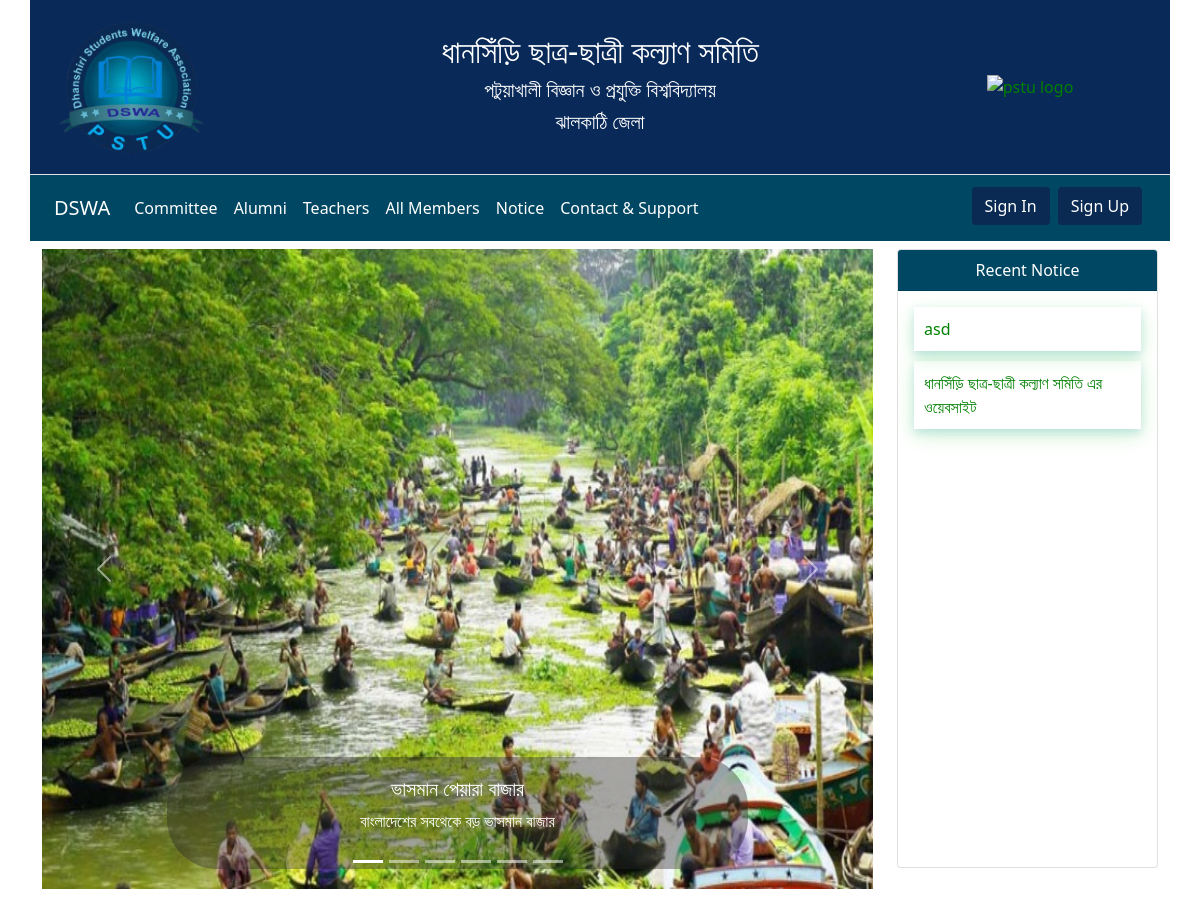
The app's page / (upper part), older data.
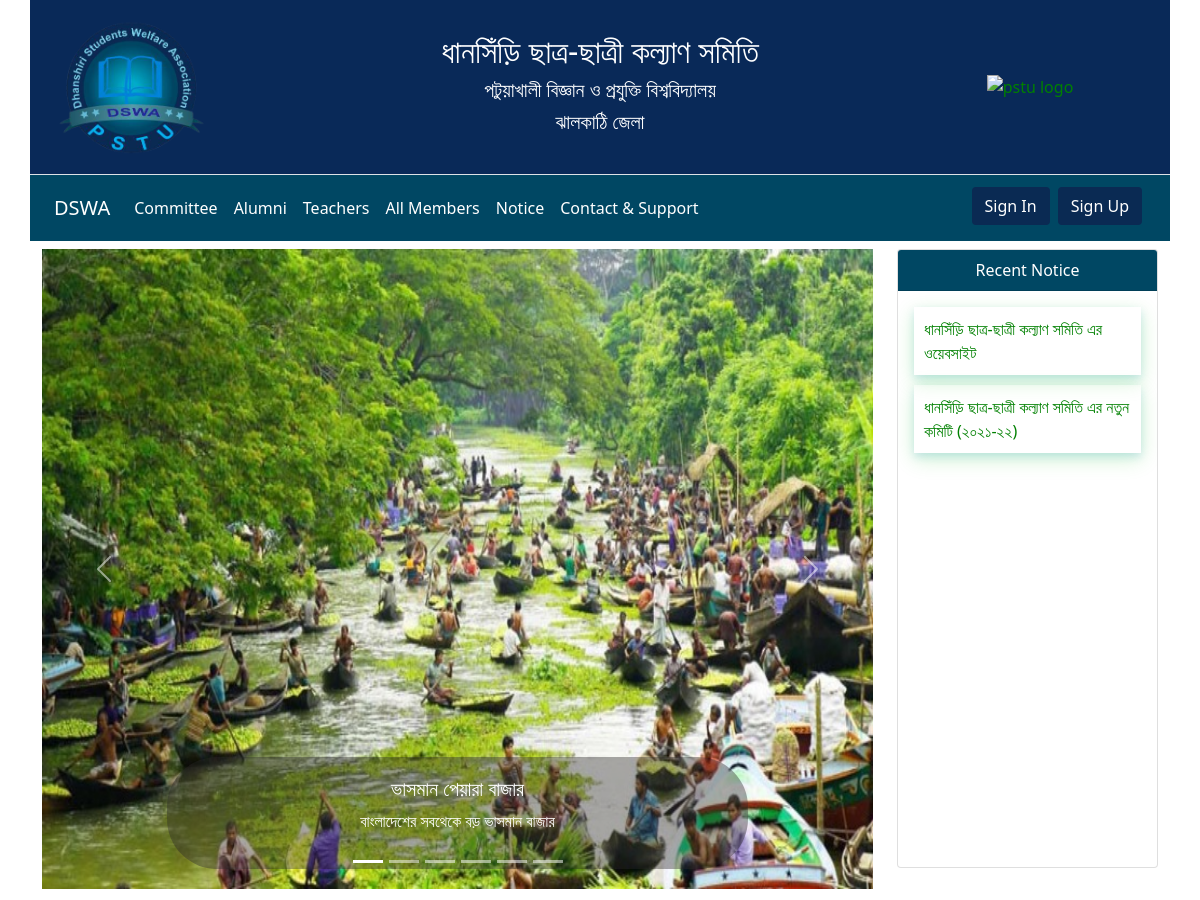
The same page, newer data.
### APP_Member/models.py (models this page shows, shortened)
class Notice(models.Model):
    user = models.ForeignKey(User, on_delete=models.CASCADE)
    time = models.DateTimeField(auto_now=True, blank=True, null=True)
    title = models.TextField(max_length=1000)
    body = models.TextField(max_length=10000,blank=True,null=True)
    def get_absolute_url(self):
        return f"/view/{self.id}/"

### APP_Member/views.py (the view)
# urls.py: path('', views.index, name="index"),
def index(request):
    try:
        president = Student.objects.get(designation="President", is_alumni=False)
    except:
        president = None
    try:
        secretary = Student.objects.get(designation="Secretary", is_alumni=False)
    except:
        secretary = None
    notices = Notice.objects.all().order_by("-id")
    return render(request, 'main.html', {'notices': notices, 'president': president, 'secretary': secretary})

### template/main.html (shortened to what the changed rows need)
{% load static %}
<!DOCTYPE html>
<html lang="en">
<head>
    <link href="https://cdn.jsdelivr.net/npm/bootstrap@5.0.2/dist/css/bootstrap.min.css" rel="stylesheet"
>
    <link rel="stylesheet" href="https://cdn.jsdelivr.net/npm/bootstrap-icons@1.7.2/font/bootstrap-icons.css">
    <link rel="stylesheet" href="{% static '/css/style.css' %}">
</head>
<body>
<div id="Hide">
<div  class="container top border-bottom ">
    <div class="row align-items-center p-2">
        <div class="top-text col-sm-8 py-4">
            <div class="row">
                <div class="col-sm-12 text-center">
                    <h2 class="lekha">ধানসিঁড়ি ছাত্র-ছাত্রী কল্যাণ সমিতি</h2>
                </div>
            </div>
        </div>
    </div>
</div>
</div>
{% block content %}
    <div class="container mt-2 mb-4">
        <div class="row">
            <div class="col-md-3">
                <div class=" card">
                    <div class="card-body" style="height:72vh; overflow-y: scroll;">
                        {% for notice in notices %}
                            <div class="notice div ">
                                <a style="" href="{{ notice.get_absolute_url }}">{{ notice.title }}</a>
                            </div>
                        {% endfor %}
                    </div>
                </div>
            </div>
        </div>
    </div>
{% endblock %}
</body>
</html>

Row changes from the older to the newer data that the page shows:
removed Notice: title "asd"
added Notice: title "ধানসিঁড়ি ছাত্র-ছাত্রী কল্যাণ সমিতি এর নতুন কমিটি (২০২১-২২)"
